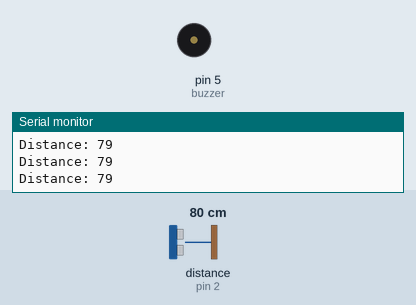
Recording of a sketch running on a simulated Arduino Uno, built with avr-gcc and run on an emulated ATmega328P. Parts: buzzer (waves = sounding, pin HIGH), the last lines printed to the serial monitor. Wiring (inferred from the names in the program): ultrasonic range finder: trigger pin 3; echo pin 2. Inputs (shaded band) come from the test bench; at power-on: distance to the obstacle (sensor on pin 2) 80 cm. The echo pulse lasts 58.3 µs per cm; pins used as bus, display or sensor lines are not drawn.

Above: at 1.2 s.
1.3 s: distance to the obstacle (sensor on pin 2) set to 35 cm
2.8 s: distance to the obstacle (sensor on pin 2) set to 28 cm
At 3.3 s:
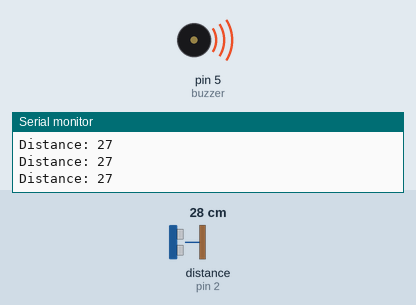
4.3 s: distance to the obstacle (sensor on pin 2) set to 60 cm
At 5.7 s:
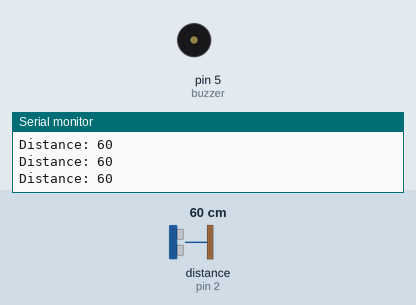
7.3 s: distance to the obstacle (sensor on pin 2) set to 18 cm
At 7.9 s:
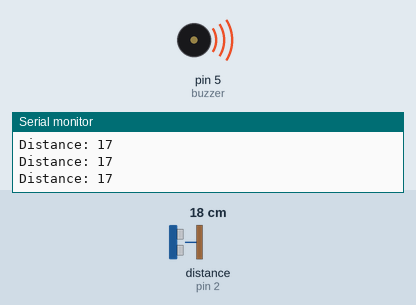
Timing chart, 0 to 9.8 s (numbered marks = the images above; inputs shaded):
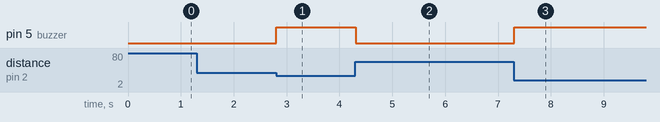

Measured:
- the behaviour switches between 32 and 31 cm on distance to the obstacle (sensor on pin 2) (found by bisection; images 0 and 1)
- after the input at 2.8 s, pin 5 (buzzer): LOW → HIGH at once
- after the input at 4.3 s, pin 5 (buzzer): HIGH → LOW at once
- after the input at 7.3 s, pin 5 (buzzer): LOW → HIGH at once

The sketch:

smart_glasses.ino
```cpp
const int trigPin = 3;
const int echoPin = 2;
const int buzzer = 5;

long duration;
int distance;
int safetyDistance;

// Adjust this value to change the speed of sound for your environment
const float speedOfSound = 0.0343; // 343 meters per second (default)

void setup() {
  pinMode(trigPin, OUTPUT);
  pinMode(echoPin, INPUT);
  pinMode(buzzer, OUTPUT);

  Serial.begin(9600);
}

void loop() {
  digitalWrite(trigPin, LOW);
  delayMicroseconds(2);
  digitalWrite(trigPin, HIGH);
  delayMicroseconds(10);
  digitalWrite(trigPin, LOW);

  duration = pulseIn(echoPin, HIGH);

  // Calculate distance using the adjusted speed of sound value
  distance = (duration * speedOfSound) / 2;
  safetyDistance = distance;

  if (safetyDistance <= 30) {
    digitalWrite(buzzer, HIGH);
  } else {
    digitalWrite(buzzer, LOW);
  }

  Serial.print("Distance: ");
  Serial.println(distance);
}
```
